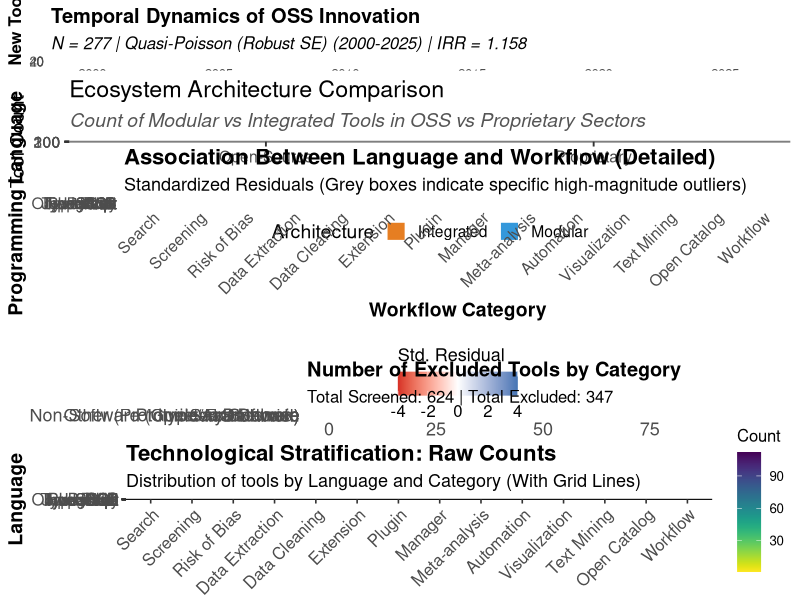
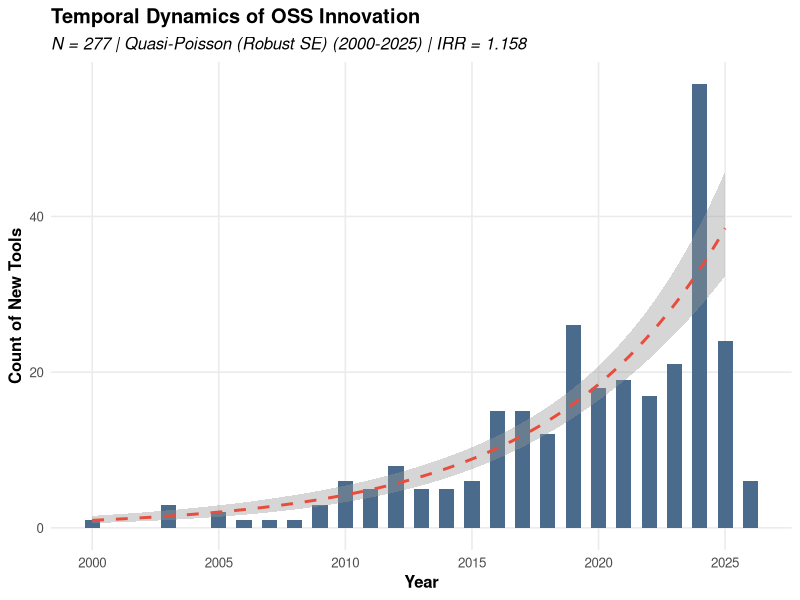
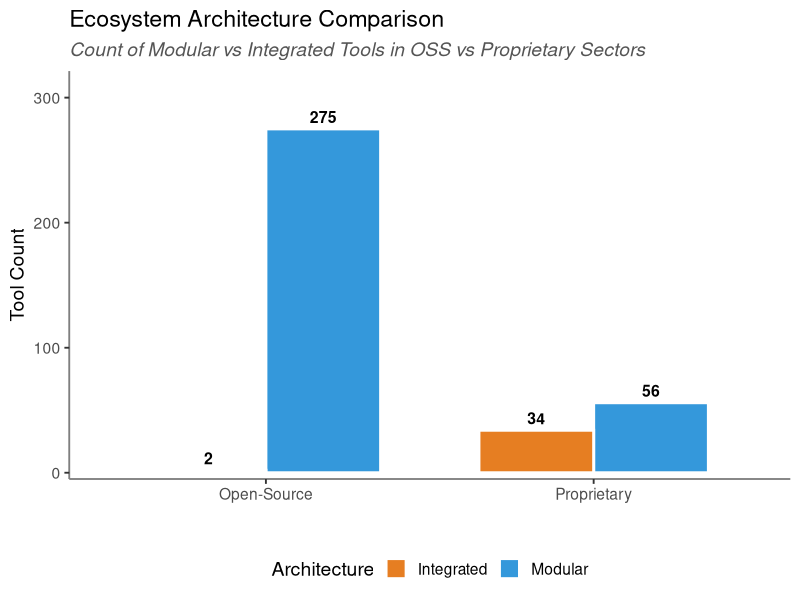
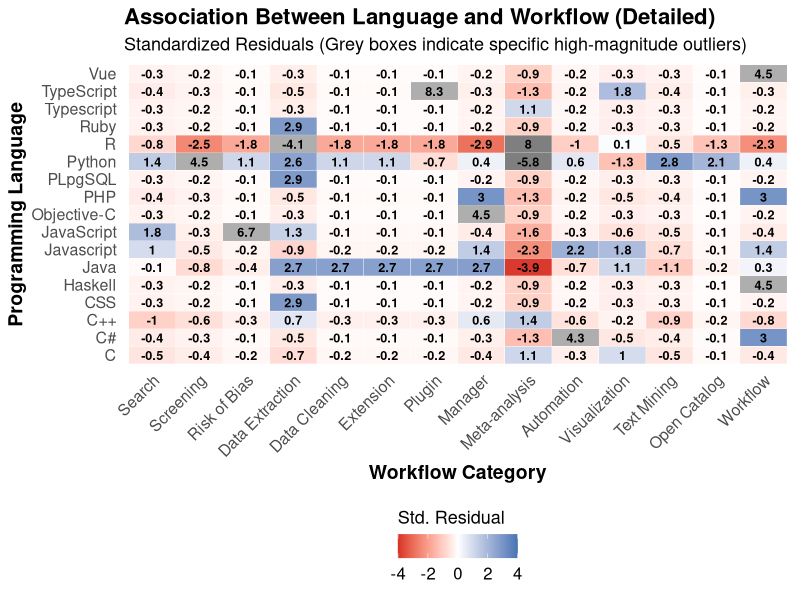
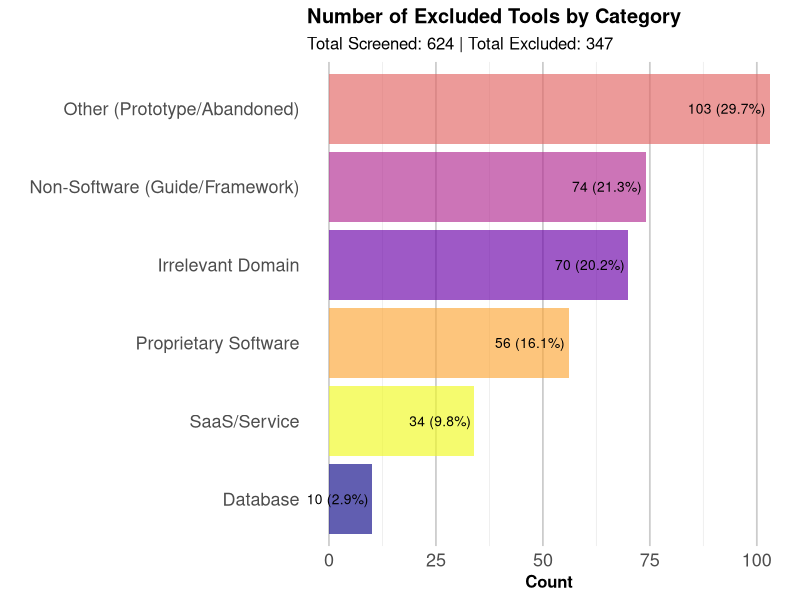
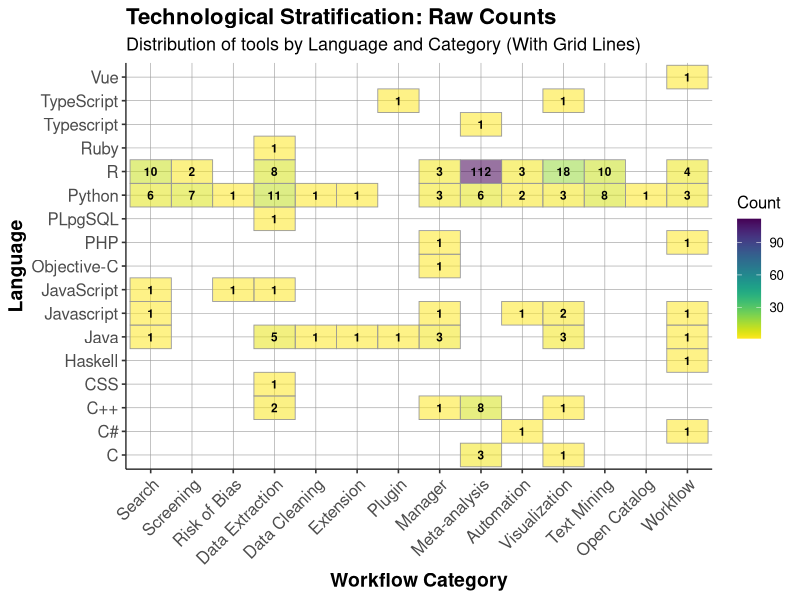
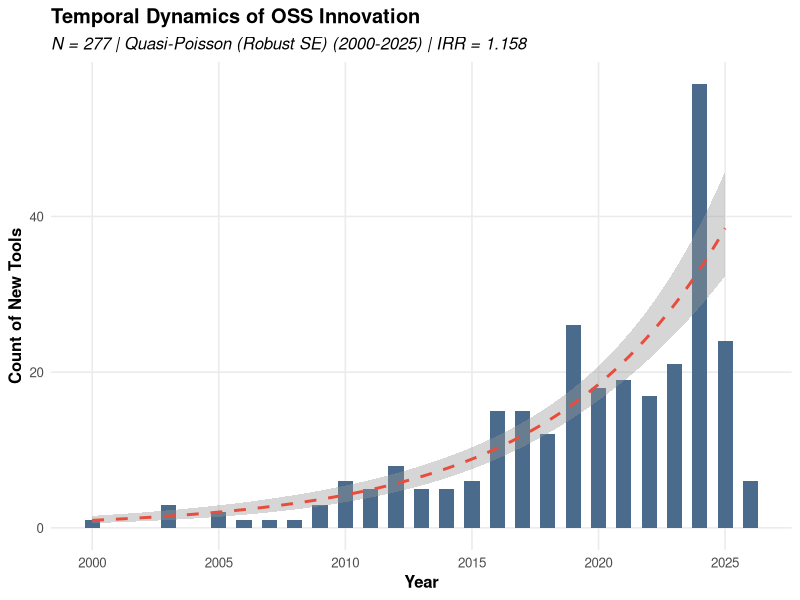
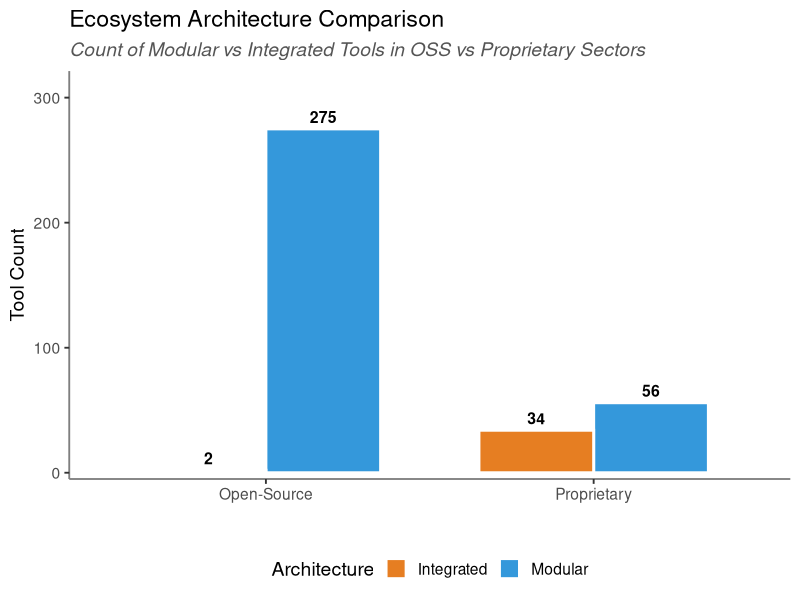

Write R code to recreate these figures, in order.
# Regression: Excludes 2026 data to model only complete years (2000-2025).

#Please visit https://github.com/evidencesynthesis-tools/R for the data files this code uses, thanks.

library(tidyverse)
library(gridExtra)
library(viridis)
library(scales)


if (!file.exists("OSS_Modular.csv")) stop("OSS_Modular.csv not found.")
if (!file.exists("OSS_Integrated.csv")) stop("OSS_Integrated.csv not found.")
if (!file.exists("Prop_Modular.csv")) stop("Prop_Modular.csv not found.")
if (!file.exists("Prop_Integrated.csv")) stop("Prop_Integrated.csv not found.")

oss_mod <- read.csv("OSS_Modular.csv", stringsAsFactors = FALSE)
oss_int <- read.csv("OSS_Integrated.csv", stringsAsFactors = FALSE)
prop_mod <- read.csv("Prop_Modular.csv", stringsAsFactors = FALSE)
prop_int <- read.csv("Prop_Integrated.csv", stringsAsFactors = FALSE)



oss_data <- bind_rows(
  oss_mod %>% mutate(Type = "Modular"),
  oss_int %>% mutate(Type = "Integrated")
) %>%
  mutate(Language = str_replace(Language, "Javasscript", "JavaScript")) %>%
  mutate(
    Workflow_Stage = case_when(
      Category %in% c("Search", "Retrieval") ~ "Searching",
      Category %in% c("Screening", "Risk of Bias") ~ "Screening",
      Category %in% c("Data Extraction", "Data Cleaning", "Extension", "Plugin", "Manager") ~ "Extraction/Mgmt",
      Category %in% c("Meta-analysis", "Automation") ~ "Analysis",
      Category %in% c("Visualization", "Text Mining", "Open Catalog", "Workflow") ~ "Visualization/Other",
      TRUE ~ Category
    ),
    Lang_Group = ifelse(Language %in% c("C", "C#", "C++", "Java", "Javascript", "Other"), "Compiled/Web", Language)
  )


n_oss_mod <- nrow(oss_mod)
n_oss_int <- nrow(oss_int)
n_prop_mod <- nrow(prop_mod)
n_prop_int <- nrow(prop_int)


tab_lang_stage <- table(oss_data$Lang_Group, oss_data$Workflow_Stage)
chi_test <- chisq.test(tab_lang_stage)
n_sample <- sum(tab_lang_stage)
n <- sum(tab_lang_stage)
min_dim <- min(dim(tab_lang_stage)) - 1
cramers_v <- sqrt(chi_test$statistic / (n * min_dim))
v_interpret <- ifelse(cramers_v < 0.1, "Negligible", 
                      ifelse(cramers_v < 0.3, "Small", 
                             ifelse(cramers_v < 0.5, "Medium", "Large")))

#  POISSON REGRESSION (2026 Excluded) 
# Data (includes 2026)
yearly_counts_plot <- oss_data %>%
  count(Year) %>%
  arrange(Year) %>%
  filter(Year >= 2000 & Year <= 2026)

# Data for Modeling (Excludes 2026 for methodological rigor)
yearly_counts_model <- oss_data %>%
  count(Year) %>%
  arrange(Year) %>%
  filter(Year >= 2000 & Year <= 2025)


start_count <- yearly_counts_model$n[1]
end_count <- yearly_counts_model$n[nrow(yearly_counts_model)]

poisson_model <- glm(n ~ Year, family = poisson, data = yearly_counts_model)
dispersion_stat <- sum(residuals(poisson_model, type = "pearson")^2) / poisson_model$df.residual
model_type <- "Standard Poisson"

if (dispersion_stat > 1.5) {
  qp_model <- glm(n ~ Year, family = quasipoisson, data = yearly_counts_model)
  irr <- exp(coef(qp_model)[2])
  se_log_irr <- summary(qp_model)$coefficients[2, 2]
  irr_conf <- exp(c(coef(qp_model)[2] - 1.96 * se_log_irr, coef(qp_model)[2] + 1.96 * se_log_irr))
  model_type <- "Quasi-Poisson (Robust SE)"
} else {
  irr <- exp(coef(poisson_model)[2])
  irr_conf <- exp(confint.default(poisson_model)[2, ])
}



total_oss <- n_oss_mod + n_oss_int
total_prop <- n_prop_mod + n_prop_int

pct_oss_mod <- round(n_oss_mod / total_oss * 100, 1)
pct_oss_int <- round(n_oss_int / total_oss * 100, 1)
pct_prop_mod <- round(n_prop_mod / total_prop * 100, 1)
pct_prop_int <- round(n_prop_int / total_prop * 100, 1)


excl_calculated <- data.frame(Name = character(), Reason = character(), stringsAsFactors = FALSE)
if (file.exists("excluded_tools_data.csv")) {
  raw_exc_lines <- readLines("excluded_tools_data.csv", warn = FALSE)
  for (line in raw_exc_lines) {
    clean_line <- sub("^\\d+\\.\\s+", "", line)
    if (grepl(":", clean_line)) {
      parts <- strsplit(clean_line, ":\\s*")[[1]]
      name <- parts[1]
      reason <- ifelse(length(parts) > 1, paste(parts[-1], collapse=":"), "Unknown")
      excl_calculated <- rbind(excl_calculated, data.frame(Name = name, Reason = reason, stringsAsFactors = FALSE))
    }
  }
  excl_clean_all <- excl_calculated %>%
    mutate(
      Exclusion_Type = case_when(
        grepl("Proprietary|Closed|Commercial|License", Reason) ~ "Proprietary Software",
        grepl("SaaS|Service|Hosted", Reason) ~ "SaaS/Service",
        grepl("Checklist|Guide|Framework|Protocol", Reason) ~ "Non-Software (Guide/Framework)",
        grepl("Database|Repository", Reason) ~ "Database",
        grepl("Omics|Bioinformatics|Astronomy", Reason) ~ "Irrelevant Domain",
        TRUE ~ "Other (Prototype/Abandoned)"
      )
    )
  excl_counts_all <- excl_clean_all %>% count(Exclusion_Type) %>% mutate(Pct = round(n / nrow(excl_clean_all) * 100, 1))
  n_excl_total <- nrow(excl_clean_all)
} else {
  excl_counts_all <- data.frame(Exclusion_Type = character(), n = integer(), Pct = numeric())
  n_excl_total <- 0
}


n_included_total <- n_sample 
n_screened_total <- n_included_total + n_excl_total


p_val_str <- ifelse(chi_test$p.value < 0.001, "< 0.001", round(chi_test$p.value, 4))

report_lines <- c(
  "=================================================================",
  "  STATISTICAL ANALYSIS REPORT (Methodological Summary)",
  "=================================================================",
  "",
  "1. LANGUAGE vs WORKFLOW ASSOCIATION",
  "-------------------------------------------------------------------",
  "A Chi-Square Test of Independence was performed to evaluate the",
  "association between programming language and workflow stage.",
  "",
  paste("  - Sample Size (N):", n_sample),
  paste("  - Chi-Square Statistic (X²):", round(chi_test$statistic, 2)),
  paste("  - Degrees of Freedom (df):", chi_test$parameter),
  paste("  - P-Value:", p_val_str),
  "",
  "Interpretation:",
 paste0("  A statistically significant association was observed between ",
       "programming language and workflow stage (p ", p_val_str, ")."),
  paste("  Effect Size (Cramer's V):", round(cramers_v, 3), 
        ". This represents a", tolower(v_interpret), "association."),
  "",
  "2. TEMPORAL TREND ANALYSIS",
  "-------------------------------------------------------------------",
  "Poisson regression was utilized to model the annual incidence of new tools.",
  "To avoid bias from incomplete yearly data, the year 2026 was excluded",
  "from the regression model (data collection ceased February 2026).",
  "",
  "Year Attribution:",
"  The year assigned to each tool corresponds to the year of its first",
"  associated research publication. In cases where an original",
"  publication year could not be identified, the publication year of",
"  the most recent citable version of the software was used as a proxy.",
"  This approach ensured consistent temporal classification while",
"  minimizing missing data.",
"",
"  Although publication year may not perfectly represent the initial",
"  release date of the software, it provides a standardized and",
"  reproducible temporal reference for longitudinal analysis.",
"",
  paste("  - Modeling Period: 2000 – 2025"),
  paste("  - Model Type:", model_type),
  paste("  - Dispersion Statistic:", round(dispersion_stat, 3)),
  "",
  "Trend Description:",
  paste("  The annual output increased from", start_count, 
        "tools in 2000 to", end_count, "tools in 2025."),
  "",
  "Interpretation:",
  paste("  - Incidence Rate Ratio (IRR):", round(irr, 3)),
  paste("  - 95% Confidence Interval: [", round(irr_conf[1], 3), ", ", round(irr_conf[2], 3), "]"),
  "  Because the confidence interval does not include 1.0, the upward",
"  temporal trend is statistically significant.",
  "",
  "3. MARKET STRUCTURE (OSS vs Proprietary)",
  "-------------------------------------------------------------------",
  paste0("A comparative analysis of the verified OSS dataset (n=", total_oss, ") against the"),
  paste0("identified proprietary sample (n=", total_prop, ") revealed a distinct architectural"),
  "dichotomy.",
  "",
  "Contingency Table:",
  paste("  - OSS Modular:", n_oss_mod, "| OSS Integrated:", n_oss_int),
  paste("  - Proprietary Modular:", n_prop_mod, "| Proprietary Integrated:", n_prop_int),
  "",
  "Descriptive Interpretation:",
  "  The analysis highlights a significant 'Modularity Gap' in the OSS ecosystem.",
  paste0("  While integrated platforms constituted ", pct_prop_int, "% (n=", n_prop_int, 
         ") of the identified proprietary tools, they represented only ", pct_oss_int, 
         "% (n=", n_oss_int, ") of the open-source tools."),
  paste0("  Conversely, ", pct_oss_mod, "% (n=", n_oss_mod, ") of OSS tools were classified as modular",
         " libraries, compared to ", pct_prop_mod, "% (n=", n_prop_mod, ") of proprietary tools."),
  "",
  "4. EXCLUSION CRITERIA",
  "-------------------------------------------------------------------",
  paste("  Total Records Screened:", n_screened_total),
  paste("  OSS Tools Included (Final Analysis):", n_included_total),
  paste("  Tools Excluded:", n_excl_total),
  "",
  "Primary reasons for exclusion:"
)
for(i in 1:nrow(excl_counts_all)) {
  report_lines <- c(report_lines, paste(sprintf("  - %-30s: %d (%.1f%%)", excl_counts_all$Exclusion_Type[i], excl_counts_all$n[i], excl_counts_all$Pct[i])))
}

writeLines(report_lines, "Statistical_Report_Explained.txt")
cat("[SUCCESS] Generated Detailed Statistical Report.\n")


dir.create("Figures", showWarnings = FALSE)


p1 <- ggplot(yearly_counts_plot, aes(x = Year, y = n)) +
  geom_col(fill = "#4a6b8b", width = 0.6) +
  geom_smooth(data = subset(yearly_counts_plot, Year <= 2025),
              method = "glm", method.args = list(family = poisson), 
              se = TRUE, color = "#e74c3c", linetype = "dashed", linewidth = 1) +
  scale_x_continuous(breaks = seq(2000, 2026, 5)) + 
  labs(title = "Temporal Dynamics of OSS Innovation", 
       subtitle = paste0("N = ", n_sample, " | ", model_type, 
                         " (2000-2025) | IRR = ", round(irr,3)),  #imp
       x = "Year", y = "Count of New Tools") +
  theme_minimal(base_size = 12) + 
  theme(
    panel.grid.minor = element_blank(), 
    plot.subtitle = element_text(face = "italic"),
    plot.title = element_text(face = "bold"),      
    axis.title.x = element_text(face = "bold"),   
    axis.title.y = element_text(face = "bold")   
  )

mkt_df <- data.frame(
  Ecosystem = c("Open-Source", "Proprietary"),
  Modular = c(n_oss_mod, n_prop_mod),
  Integrated = c(n_oss_int, n_prop_int)
) %>% 
  pivot_longer(cols = c(Modular, Integrated), names_to = "Type", values_to = "Count")



figure2_addon <- paste0(
  "Figure 2: Open-Source, Modular - ", pct_oss_mod, "% ",
  "Open-Source, Integrated - ", pct_oss_int, "% ",
  "Proprietary, Modular - ", pct_prop_mod, "% ",
  "Proprietary, Integrated - ", pct_prop_int, "%"
)

writeLines(figure2_addon, "Figure_Addons.txt")

p2 <- ggplot(mkt_df, aes(x = Ecosystem, y = Count, fill = Type)) +
  geom_col(position = "dodge", width = 0.7, color = "white", linewidth = 1) + 
  geom_text(aes(label = Count), position = position_dodge(width = 0.7), vjust = -0.5, size = 4, fontface = "bold") +
  scale_y_continuous(expand = c(0, 5), limits = c(0, max(mkt_df$Count)*1.15)) +
  scale_fill_manual(values = c("Modular" = "#3498db", "Integrated" = "#e67e22")) +
  labs(title = "Ecosystem Architecture Comparison", 
       subtitle = "Count of Modular vs Integrated Tools in OSS vs Proprietary Sectors",
       x = "", y = "Tool Count", fill = "Architecture") +
  theme_classic(base_size = 14) + 
  theme(legend.position = "bottom", 
        axis.line = element_line(color = "grey50"),
        plot.subtitle = element_text(color = "#555555", face = "italic"))


tab_detailed <- table(oss_data$Language, oss_data$Category)
chi_test_detailed <- chisq.test(tab_detailed) 

resid_df_detailed <- as.data.frame.matrix(chi_test_detailed$stdres)
resid_df_detailed$Language <- rownames(resid_df_detailed)
resid_df_long_detailed <- resid_df_detailed %>%
  pivot_longer(cols = -Language, names_to = "Category", values_to = "Residual")

cat_order <- c("Search", "Retrieval", "Screening", "Risk of Bias", "Data Extraction", 
               "Data Cleaning", "Extension", "Plugin", "Manager", "Meta-analysis", 
               "Automation", "Visualization", "Text Mining", "Open Catalog", "Workflow")
resid_df_long_detailed$Category <- factor(resid_df_long_detailed$Category, levels = cat_order)

target_values <- c(4.5, -4.1, 6.7, 8.3, 4.3)
highlight_df <- resid_df_long_detailed %>%
  mutate(Round_Res = round(Residual, 1)) %>%
  filter(Round_Res %in% target_values)

p3 <- ggplot() +
  geom_tile(data = resid_df_long_detailed, 
            aes(x = Category, y = Language, fill = Residual), 
            color = "white") + 
  geom_tile(data = highlight_df, 
            aes(x = Category, y = Language), 
            fill = "grey70", alpha = 0.9) +
  geom_text(data = resid_df_long_detailed, 
            aes(x = Category, y = Language, 
                label = round(Residual, 1)), 
            color = "black", size = 3.2, fontface = "bold") +
  scale_fill_gradient2(low = "#d73027", mid = "white", high = "#4575b4", 
                       midpoint = 0, limits = c(-4, 4), 
                       name = "Std. Residual",
                       guide = guide_colorbar(title.position = "top")) +
  labs(title = "Association Between Language and Workflow (Detailed)", 
       subtitle = "Standardized Residuals (Grey boxes indicate specific high-magnitude outliers)",
       x = "Workflow Category", 
       y = "Programming Language") +
  theme_minimal(base_size = 12) + 
  theme(
    axis.text.x = element_text(size = 11.5, angle = 45, hjust = 1),
    axis.text.y = element_text(size = 11.5),
    axis.title.x = element_text(size = 14, face = "bold"),
    axis.title.y = element_text(size = 14, face = "bold"),
    plot.title = element_text(size = 16, face = "bold"),
    plot.subtitle = element_text(size = 13),
    legend.title = element_text(size = 13),
    legend.text = element_text(size = 12),
    panel.grid = element_blank(),
    legend.position = "bottom"
  )


p4 <- ggplot(excl_counts_all, 
             aes(x = reorder(Exclusion_Type, n), 
                 y = n, fill = Exclusion_Type)) +
  geom_col(alpha = 0.65) + 
  geom_text(aes(label = paste0(n, " (", round(Pct,1), "%)")), 
            hjust = 1.05, color = "black", size = 3.5) +
  coord_flip() +
  scale_fill_viridis(discrete = TRUE, option = "plasma", guide = "none") +
  labs(title = "Number of Excluded Tools by Category", 
       subtitle = paste0("Total Screened: ", n_screened_total, 
                         " | Total Excluded: ", n_excl_total),
       x = "", y = "Count") +
  theme_minimal(base_size = 12) +
  theme(
    plot.title = element_text(face = "bold"),
    axis.title.x = element_text(face = "bold"), 
    panel.grid.major.y = element_blank(),
    panel.grid.major.x = element_line(color = "grey80", linewidth = 0.6),
    axis.text.x = element_text(size = 13),
    axis.text.y = element_text(size = 13)
  )

heatmap_detailed <- oss_data %>% count(Language, Category)
heatmap_detailed$Category <- factor(heatmap_detailed$Category, levels = cat_order)

p5 <- ggplot(heatmap_detailed, aes(x = Category, y = Language, fill = n)) +
  geom_tile(color = "grey60", linewidth = 0.3, alpha = 0.55) +  
  geom_text(aes(label = ifelse(n > 0, n, "")), 
            color = "black", size = 3, fontface = "bold") +
  scale_fill_viridis(option = "viridis", 
                     direction = -1, 
                     name = "Count", 
                     na.value = "white") +
  labs(title = "Technological Stratification: Raw Counts", 
       subtitle = "Distribution of tools by Language and Category (With Grid Lines)",
       x = "Workflow Category", 
       y = "Language") +
  theme_classic(base_size = 12) + 
  theme(
    axis.text.x = element_text(angle = 45, hjust = 1, size = 12),
    axis.text.y = element_text(size = 12),
    axis.title.x = element_text(size = 14, face = "bold"),   
    axis.title.y = element_text(size = 14, face = "bold"),
    plot.title = element_text(size = 16, face = "bold"),    
    plot.subtitle = element_text(size = 13),
    panel.grid.major = element_line(color = "grey60", linewidth = 0.2),  
    axis.line = element_line(color = "black", linewidth = 0.4)
  )

formats <- c(".png", ".eps", ".tiff")

for(fmt in formats){
  ggsave(paste0("Figures/Figure1_Trend", fmt), p1, width = 11, height = 6, dpi = 300)
  ggsave(paste0("Figures/Figure2_MarketStructure", fmt), p2, width = 8, height = 6, dpi = 300)
  ggsave(paste0("Figures/Figure3_LanguageHeatmap", fmt), p3, width = 13, height = 8, dpi = 300)
  ggsave(paste0("Figures/Figure4_ExclusionReasons", fmt), p4, width = 11, height = 7, dpi = 300)
  ggsave(paste0("Figures/Figure5_DetailedCounts", fmt), p5, width = 12, height = 8, dpi = 300)
}

cat("[SUCCESS] All 5 figures redesigned and saved in .png, .eps, and .tiff formats.\n")
grid.arrange(p1, p2, p3, p4, p5, nrow = 5, heights = c(1, 1, 1.2, 1, 1.2))


#ignore Rplots.pdf

# Woohoo! you reached the end!